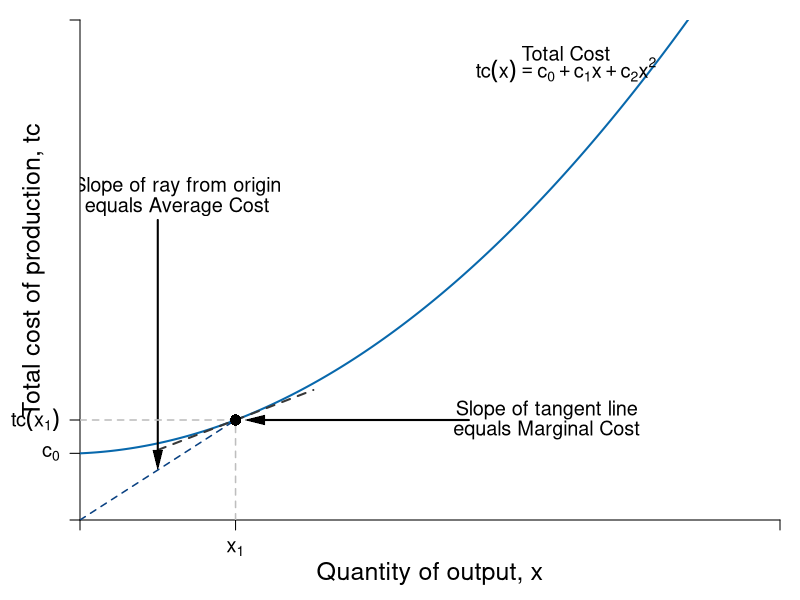

Here is the R script that generated this plot:
#Graph Designer: Simon Halliday
#Authors: Bowles, Foley and Halliday
#Title: Coordination, Conflict and Competition: A Text in Microeconomics

require(shape)
pdf(file = "firmmarketsupply/total_cost.pdf", width = 9, height = 7)

#Set parameters for graphics
axislabelsize <- 1.5
labelsize <- 1.2
graphlinewidth <- 2
segmentlinewidth <- 1.5

COL <- c("#7fc97f", "#beaed4", "#fdc086", "#ffff99", "#386cb0", "#f0027f", "#bf5b17", "#666666")
COLA <- c("#99d8c9","#66c2a4","#41ae76", "#238b45", "#005824")
COLB <- c("#4eb3d3", "#2b8cbe", "#0868ac","#084081")

#Edited the margins to cater for the larger LHS labels
par(mar =  c(4, 4, 1, 1))

totalcost <- function(x, c0 = 10, c1 = 2, c2 = 0.5){
  c0 + c1*x + c2*x^2
}

avgcost <- function(x, c0 = 10, c1 = 2, c2 = 0.5){
  totalcost/x
}

marginalcost <- function(x, c1 = 2, c2 = 0.5){
  c1 + 2*c2*x
}

mcline <- function(x, constant = 0.3181472, slope = 0.125){
  constant + slope*x
}

isocost <- function(l, c = 10, w = 1, r = 1) {
  c - (w/r)*l
}


isoquant <- function(l, alpha = 0.5, x = 5) {
  (x / l^alpha)^(1/(1 - alpha))
}

xlims <- c(0, 18)
ylims <- c(0, 15)

npts <- 501 
x <- seq(xlims[1], xlims[2], length.out = npts)
y <- seq(ylims[1], ylims[2], length.out = npts) 
a <- c(13, 16.75, 19.25)

plot(0, 0, xlim = xlims, ylim = ylims, type = "n",
     xlab = expression(paste("")),
     ylab = expression(paste("")), 
     xaxt = "n", 
     yaxt = "n", 
     cex.lab = axislabelsize, 
     bty = "n",
     xaxs="i", 
     yaxs="i")

# ticksy <- seq(from = ylims[1], to = ylims[2], by = 1)
# ylabels <- seq(from = ylims[1], to = ylims[2], by = 1)
# ticksx <- seq(from = xlims[1], to = xlims[2], by = 1)
# xlabels <- seq(from = xlims[1], to = xlims[2], by = 1)
ticksy <- c(0, 2, totalcost(x = 4, c0 = 2, c1 = 0.05, c2 = 0.05), ylims[2])
ylabels <- c(NA, expression(paste(c[0])), expression(paste(tc(x[1]))), NA)
ticksx <- c(0, 4, xlims[2])
xlabels <- c(NA, expression(paste(x[1])), NA)




axis(1, at = ticksx, pos = 0, labels = xlabels, cex.axis = labelsize)
axis(2, at = ticksy, pos = 0, labels = ylabels, las = 1, cex.axis = labelsize)

npts <- 500 
xx1 <- seq(xlims[1], xlims[2], length.out = npts)
xx3 <- seq(2, 6, length.out = npts)

#lines(xx1, bcA(xx1, w = 10, p = 1.5), col = COLB[3], lwd = graphlinewidth)
lines(xx1, totalcost(xx1, c0 = 2, c1 = 0.05, c2 = 0.05), col = COLB[3], lwd = graphlinewidth)
lines(xx3, mcline(xx3, constant = totalcost(x = 4, c0 = 2, c1 = 0.05, c2 = 0.05) - 4*marginalcost(x = 4, c1 = 0.05, c2 = 0.05), slope = marginalcost(x = 4, c1 = 0.05, c2 = 0.05)), 
      col = "grey22", lty = 2, lwd = graphlinewidth)

#Label the axes
mtext(expression(paste("Quantity of output, ", x)), side=1, line = 2.5, cex = axislabelsize)
text(-1.2, 0.5*ylims[2], expression(paste("Total cost of production, ",tc)), xpd = TRUE, cex = axislabelsize, srt = 90) 

#Label the cost curve
text(12.5, 14, expression("Total Cost"), cex = labelsize)
text(12.5, 13.5, expression(paste(tc(x) == c[0] + c[1]*x + c[2]*x^2)), cex = labelsize)

#Average Cost
text(2.5, 10, expression(paste("Slope of ray from origin")), cex = labelsize)
text(2.5, 9.4, expression(paste("equals Average Cost")), cex = labelsize)
Arrows(2, 9, 2, 1.8, col = "black", lty = 1, lwd = 2, arr.type = "triangle", arr.lwd = 0.5)

#Marginal Cost
text(12, totalcost(x = 4, c0 = 2, c1 = 0.05, c2 = 0.05) + 0.3, expression(paste("Slope of tangent line")), cex = labelsize)
text(12, totalcost(x = 4, c0 = 2, c1 = 0.05, c2 = 0.05) - 0.3, expression(paste("equals Marginal Cost")), cex = labelsize)
Arrows(10, totalcost(x = 4, c0 = 2, c1 = 0.05, c2 = 0.05), 4.5, totalcost(x = 4, c0 = 2, c1 = 0.05, c2 = 0.05) , col = "black", lty = 1, lwd = 2, arr.type = "triangle", arr.lwd = 0.5)

#Draw segments for average cost
segments(0, totalcost(x = 4, c0 = 2, c1 = 0.05, c2 = 0.05), 4, totalcost(x = 4, c0 = 2, c1 = 0.05, c2 = 0.05), lty = 2, col = "gray" , lwd = segmentlinewidth)
segments(4, 0, 4, totalcost(x = 4, c0 = 2, c1 = 0.05, c2 = 0.05), lty = 2, col = "gray" , lwd = segmentlinewidth)
segments(0, 0, 4, totalcost(x = 4, c0 = 2, c1 = 0.05, c2 = 0.05), lty = 2, col = COLB[4] , lwd = segmentlinewidth)
points(4, totalcost(x = 4, c0 = 2, c1 = 0.05, c2 = 0.05), pch = 16, col = "black", cex = 1.5)


dev.off()
